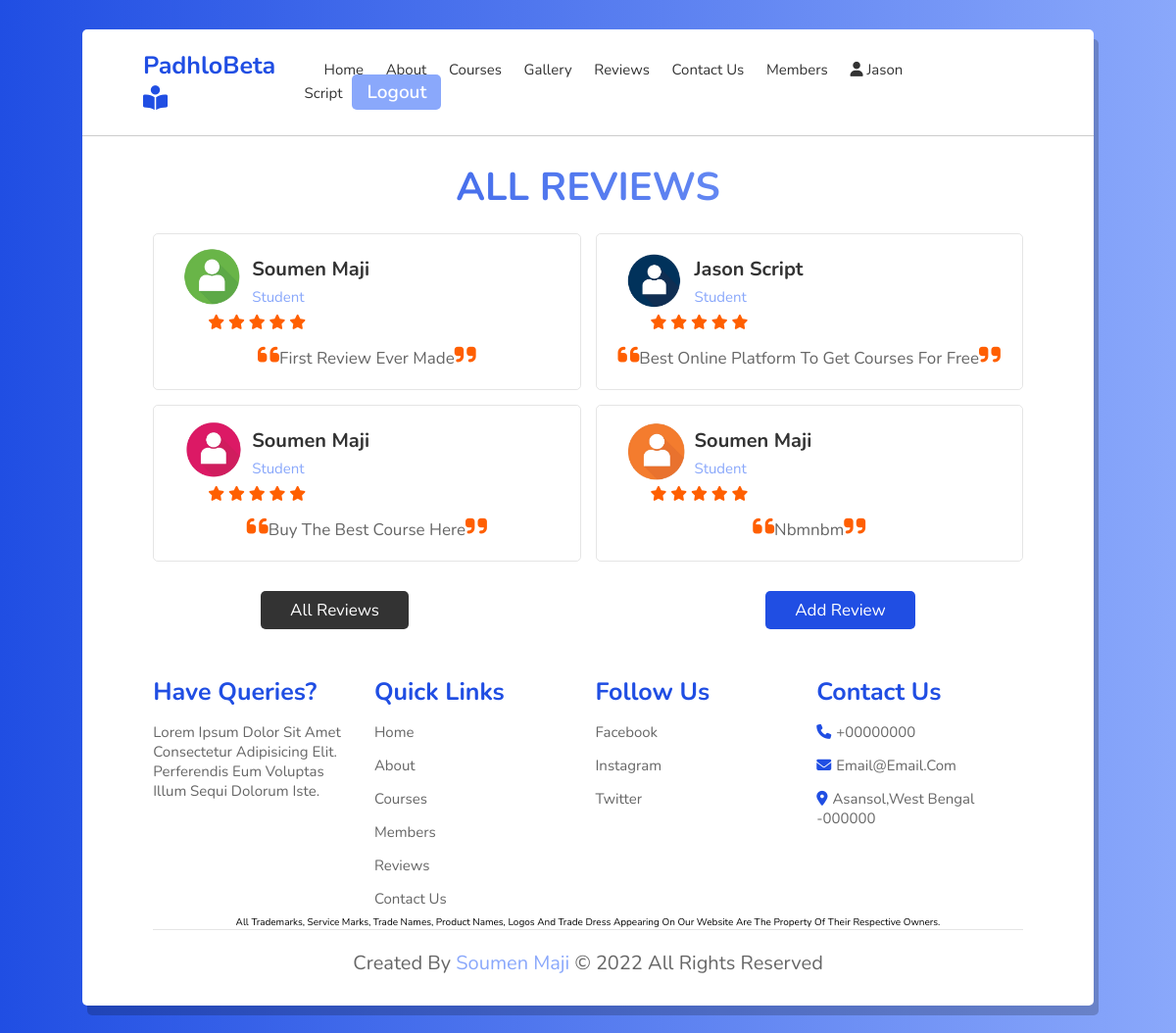
Page /all_reviews.php (signed in) on the committed database.
### tables this page shows
CREATE TABLE `reviews` (
  `review_id` int(11) NOT NULL,
  `review_cont` varchar(255) NOT NULL,
  `user_id` int(11) NOT NULL,
  `rating` int(1) NOT NULL,
  `timestamp` timestamp NOT NULL DEFAULT current_timestamp()
);

CREATE TABLE `user` (
  `slno` int(11) NOT NULL,
  `name` varchar(255) NOT NULL,
  `email` varchar(255) NOT NULL,
  `password` varchar(255) NOT NULL,
  `time` timestamp NOT NULL DEFAULT current_timestamp()
);

### all_reviews.php (the view, shortened to what this page needs)
<!DOCTYPE html>
<html lang="en">
<head>
    <link rel="stylesheet" href="style.css">
    <link rel="stylesheet" href="https://cdnjs.cloudflare.com/ajax/libs/font-awesome/6.1.1/css/all.min.css">
</head>
<body>
    <div class="container">
        <?php include 'header.php' ?>
        <h1 class="heading">All Reviews </h1>
        <?php
include 'dbconnect.php';
echo '<section class="review">';
            $sql="SELECT * FROM `reviews`";
$result=mysqli_query($conn,$sql);
while ($row = mysqli_fetch_assoc($result)) {
    $found=true;
    $review_cont=$row['review_cont'];
    $ruid=$row['user_id'];
    $rating=$row['rating'];
    $sql2="SELECT * FROM `user` WHERE slno='$ruid'";
    $result2= mysqli_query($conn,$sql2);
        $row2 = mysqli_fetch_assoc($result2);
       if($found){
        $review_user=$row2['name'];
        $path="images/profile";
$files=scandir($path);
$count=count($files);
$index=rand(2,($count-1));
$filename=$files[$index];
              echo'<div class="box">
              <div class="students">
                  <div class="students-info">
                  <img src="'.$path.'/'.$filename.'" alt="">
                <div class="info">
                    <h3>'.$review_user.'</h3>
                    <span>Student</span>
                </div>
            </div>
        </div>';
        include 'rating.php';
      echo   '<p class="text">
        <i class="fas fa-quote-left"></i>'.$review_cont.'<i class="fas fa-quote-right"></i></p>
    </div>';
       }
}
echo'</section>';
?>
<?php  if(isset($_SESSION['loggedin'])&& $_SESSION['loggedin']==true){
echo '<div class="all-courses reviews-all">
<a href="all_reviews.php" class="btn">All Reviews</a>
<a onclick='."popup('review-popup')".' class="btn bn">Add Review</a>
</div>
<div class="popup-container" id="review-popup">
<div class=" popup">
  <form action="index.php" method="POST">
     <h2><span>Reviews</span>
    <button type="reset" onclick='."popup('review-popup')".'>X</button>
    </h2>
    <textarea style="border:1px solid gray;resize: none; display:flex;" name="review-content" id="" placeholder="Enter Your review Here" cols="30" rows="5"></textarea>
    <div class="review-rating-range">
    <label for="rating">Give Your Rating</label><br />
    <input type="range" id="rating" min="1" max="5" name="rating" list="review-rating" />
    <datalist id="review-rating">
      <option value="1" label="1"></option>
      <option value="2" label="2"></option>
      <option value="3" label="3"></option>
      <option value="4" label="4"></option>
      <option value="5" label="5"></option>
    </datalist>
    </div>
    <button class="login-btn" type="submit" name="review-submit">Submit</button>
  </form>
</div>
</div>'; }
else{
    echo '<div class="all-courses reviews-all">
   <a href="all_reviews.php" class="btn">All Reviews</a>
    <a onclick='."popup('login-popup')".' class="btn bn">Login To Review</a>
</div>';
}
?>
        <?php include 'footer.php'; ?>
</div>
</body>
</html>

### rating.php (shortened to what this page needs)
<?php
if($rating==1)
{
    echo '<p class="rating">
        <i class="fas fa-star rated"></i>
        <i class="fas fa-star"></i>
        <i class="fas fa-star"></i>
        <i class="fas fa-star"></i>
        <i class="fas fa-star"></i>
        </p>';
}
else
{
   echo ' <p class="rating">
        <i class="fas fa-star rated"></i>
        <i class="fas fa-star rated"></i>
        <i class="fas fa-star rated"></i>
        <i class="fas fa-star rated"></i>
        <i class="fas fa-star rated"></i>
        </p>';
}
?>

### style.css (style rules this page uses)
:root { --blue: #204ee3; --light-blue: #8aa8fb; --gradient: linear-gradient(90deg, var(--blue), var(--light-blue)); }
* { font-family: "Nunito", sans-serif; margin: 0; padding: 0; box-sizing: border-box; outline: none; border: none; text-decoration: none; text-transform: capitalize; transition: all 0.2s ease-out; }
html { font-size: 62.5%; scroll-behavior: smooth; overflow-x: hidden; }
body { background: var(--gradient); padding: 3rem 7%; padding-bottom: 9rem; }
.container { background: #fff; border-radius: 0.5rem; box-shadow: 0.5rem 1rem rgba(0, 0, 0, 0.2); }
.rating { font-size: 1.5rem; padding-left: 4.5rem; }
.rated { color: #ff5f01; }
.reviews-all { display: flex; justify-content: space-around!important; }
.bn { background-color: var(--blue) !important; }
section { padding: 2rem 7%; }
.btn { display: inline-block; margin-top: 1rem; padding: 0.8rem 3rem; border-radius: 0.5rem; background: #333; color: #fff; cursor: pointer; font-size: 1.7rem; }
.heading { color: transparent; background: var(--gradient); background-clip: text; -webkit-background-clip: text; padding: 0 1rem; padding-top: 2.5rem; text-align: center; font-size: 4rem; text-transform: uppercase; }
.all-courses { text-align: center; margin-bottom: 2rem; }
.review { display: flex; flex-wrap: wrap; gap: 1.5rem; }
.review .box { border-radius: 0.5rem; border: 0.1rem solid rgba(0, 0, 0, 0.1); padding: 1rem; flex: 1 1 30rem; }
.review .box .students { display: flex; align-items: center; justify-content: space-between; }
.review .box .students .students-info { display: flex; align-items: center; }
.review .box .students .students-info img { border-radius: 50%; object-fit: cover; height: 7rem; width: 7rem; margin-left: 1.5rem; }
.review .box .students .students-info h3 { font-size: 2rem; color: #333; padding: 0.5rem; }
.review .box .students .students-info span { font-size: 1.5rem; color: var(--light-blue); padding: 0.5rem; }
.review .box .text { padding: 1rem 0; font-size: 1.7rem; color: #666; text-align: center; }
.review .box .text i { color: #ff5f01; font-size: 2.5rem; }

### rows in the picture
reviews: shows a picture, user.name "Soumen Maji", review_cont "First Review Ever Made"
reviews: shows a picture, user.name "Jason Script", review_cont "Best Online Platform To Get Courses For Free"
reviews: shows a picture, user.name "Soumen Maji", review_cont "Buy The Best Course Here"
reviews: shows a picture, user.name "Soumen Maji", review_cont "Nbmnbm"

### other values in the picture
$_SESSION['session_user'] "Jason Script"
